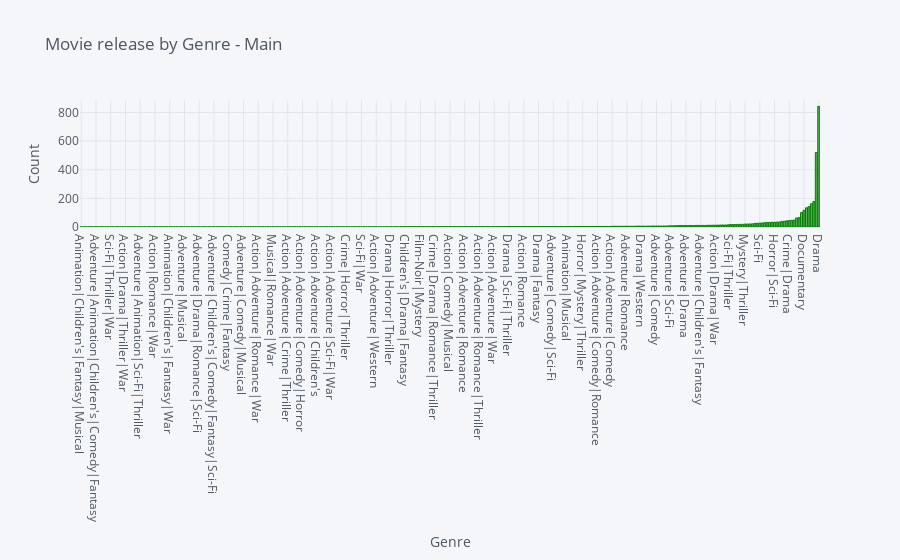

Write notebook code for a chart like this one.
### Markdown cell above
## Number of movies released by Genre

### Code cell
Master_Data.groupby('Genre')['Title'].nunique().sort_values().iplot(kind = 'bar', 
                                                       color = 'green', 
                                                       title = 'Movie release by Genre - Main', 
                                                        xTitle = 'Genre',
                                                        yTitle = 'Count')

### Figure 1 — Plotly figure (JSON) as saved in the notebook; plotly's stock layout.template omitted (floating-point values rounded to 4 significant figures; data arrays with more than 128 entries replaced by an {"elided": "..."} marker saying what was removed)
{"data": [{"marker": {"color": "rgba(0, 128, 0, 0.6)", "line": {"color": "rgba(0, 128, 0, 1.0)", "width": 1}}, "name": "Title", "orientation": "v", "text": "", "type": "bar", "x": {"elided": "301 str values"}, "y": {"elided": "301 int values"}}], "layout": {"legend": {"bgcolor": "#F5F6F9", "font": {"color": "#4D5663"}}, "paper_bgcolor": "#F5F6F9", "plot_bgcolor": "#F5F6F9", "title": {"font": {"color": "#4D5663"}, "text": "Movie release by Genre - Main"}, "xaxis": {"gridcolor": "#E1E5ED", "showgrid": true, "tickfont": {"color": "#4D5663"}, "title": {"font": {"color": "#4D5663"}, "text": "Genre"}, "zerolinecolor": "#E1E5ED"}, "yaxis": {"gridcolor": "#E1E5ED", "showgrid": true, "tickfont": {"color": "#4D5663"}, "title": {"font": {"color": "#4D5663"}, "text": "Count"}, "zerolinecolor": "#E1E5ED"}}}
